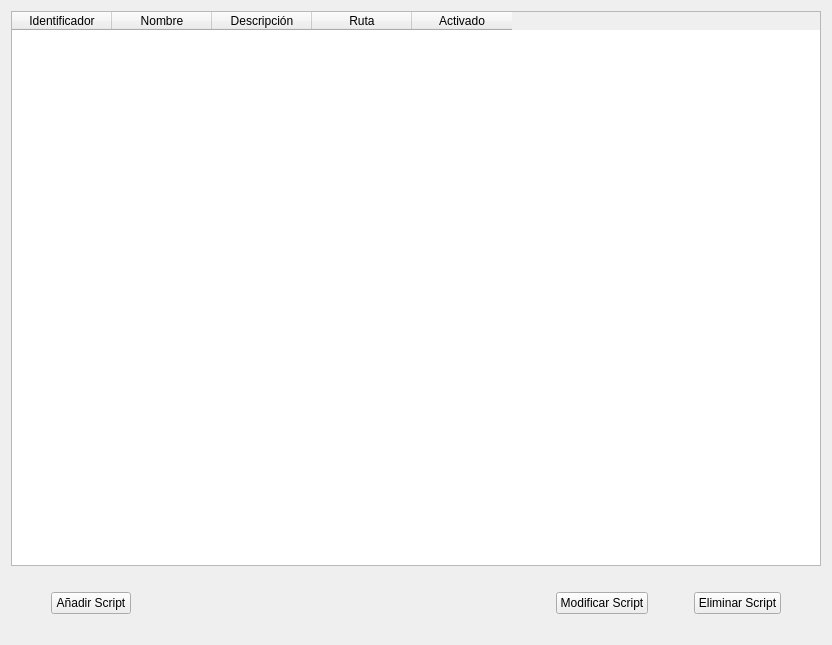
<?xml version="1.0" encoding="UTF-8"?>
<ui version="4.0">
 <class>Form</class>
 <widget class="QWidget" name="Form">
  <property name="geometry">
   <rect>
    <x>0</x>
    <y>0</y>
    <width>832</width>
    <height>645</height>
   </rect>
  </property>
  <property name="windowTitle">
   <string>Panel de administración</string>
  </property>
  <layout class="QVBoxLayout" name="verticalLayout">
   <item>
    <widget class="QTableWidget" name="tScripts">
     <property name="whatsThis">
      <string>Contiene la lista de los Scripts existentes en el sistema. Se podrá ver información detallada sobre cada script y se podrá elegir si se quiere activar o desactivar el script a necesidad del usuario para que éste sea mostrado o no a los usuarios.</string>
     </property>
     <column>
      <property name="text">
       <string>Identificador</string>
      </property>
      <property name="icon">
       <iconset>
        <normaloff>plasma-next-icons/Breeze/actions/toolbar/im-msn.svg</normaloff>plasma-next-icons/Breeze/actions/toolbar/im-msn.svg</iconset>
      </property>
     </column>
     <column>
      <property name="text">
       <string>Nombre</string>
      </property>
      <property name="icon">
       <iconset>
        <normaloff>plasma-next-icons/Breeze/actions/toolbar/irc-operator.svg</normaloff>plasma-next-icons/Breeze/actions/toolbar/irc-operator.svg</iconset>
      </property>
     </column>
     <column>
      <property name="text">
       <string>Descripción</string>
      </property>
      <property name="icon">
       <iconset>
        <normaloff>plasma-next-icons/Breeze/actions/toolbar/documentinfo.svg</normaloff>plasma-next-icons/Breeze/actions/toolbar/documentinfo.svg</iconset>
      </property>
     </column>
     <column>
      <property name="text">
       <string>Ruta</string>
      </property>
      <property name="icon">
       <iconset>
        <normaloff>plasma-next-icons/Breeze/actions/toolbar/network-connect.svg</normaloff>plasma-next-icons/Breeze/actions/toolbar/network-connect.svg</iconset>
      </property>
     </column>
     <column>
      <property name="text">
       <string>Activado</string>
      </property>
      <property name="icon">
       <iconset>
        <normaloff>plasma-next-icons/Breeze/actions/toolbar/irc-channel-active.svg</normaloff>plasma-next-icons/Breeze/actions/toolbar/irc-channel-active.svg</iconset>
      </property>
     </column>
    </widget>
   </item>
   <item>
    <spacer name="verticalSpacer">
     <property name="orientation">
      <enum>Qt::Vertical</enum>
     </property>
     <property name="sizeType">
      <enum>QSizePolicy::Fixed</enum>
     </property>
     <property name="sizeHint" stdset="0">
      <size>
       <width>20</width>
       <height>20</height>
      </size>
     </property>
    </spacer>
   </item>
   <item>
    <layout class="QHBoxLayout" name="horizontalLayout">
     <item>
      <spacer name="horizontalSpacer_3">
       <property name="orientation">
        <enum>Qt::Horizontal</enum>
       </property>
       <property name="sizeType">
        <enum>QSizePolicy::Fixed</enum>
       </property>
       <property name="sizeHint" stdset="0">
        <size>
         <width>40</width>
         <height>20</height>
        </size>
       </property>
      </spacer>
     </item>
     <item>
      <widget class="QPushButton" name="bAnadir">
       <property name="toolTip">
        <string>Añadir un nuevo Script</string>
       </property>
       <property name="text">
        <string>Añadir Script</string>
       </property>
       <property name="icon">
        <iconset>
         <normaloff>plasma-next-icons/Breeze/actions/toolbar/irc-join-channel.svg</normaloff>plasma-next-icons/Breeze/actions/toolbar/irc-join-channel.svg</iconset>
       </property>
      </widget>
     </item>
     <item>
      <spacer name="horizontalSpacer">
       <property name="orientation">
        <enum>Qt::Horizontal</enum>
       </property>
       <property name="sizeType">
        <enum>QSizePolicy::Expanding</enum>
       </property>
       <property name="sizeHint" stdset="0">
        <size>
         <width>40</width>
         <height>20</height>
        </size>
       </property>
      </spacer>
     </item>
     <item>
      <widget class="QPushButton" name="bModificar">
       <property name="toolTip">
        <string>Modificar el Script actualmente seleccionado</string>
       </property>
       <property name="text">
        <string>Modificar Script</string>
       </property>
       <property name="icon">
        <iconset>
         <normaloff>plasma-next-icons/Breeze/actions/toolbar/document-edit.svg</normaloff>plasma-next-icons/Breeze/actions/toolbar/document-edit.svg</iconset>
       </property>
      </widget>
     </item>
     <item>
      <spacer name="horizontalSpacer_2">
       <property name="orientation">
        <enum>Qt::Horizontal</enum>
       </property>
       <property name="sizeType">
        <enum>QSizePolicy::Fixed</enum>
       </property>
       <property name="sizeHint" stdset="0">
        <size>
         <width>40</width>
         <height>20</height>
        </size>
       </property>
      </spacer>
     </item>
     <item>
      <widget class="QPushButton" name="bEeliminar">
       <property name="toolTip">
        <string>Borrar el Script actualmente seleccionado</string>
       </property>
       <property name="text">
        <string>Eliminar Script</string>
       </property>
       <property name="icon">
        <iconset>
         <normaloff>plasma-next-icons/Breeze/actions/toolbar/irc-remove-operator.svg</normaloff>plasma-next-icons/Breeze/actions/toolbar/irc-remove-operator.svg</iconset>
       </property>
      </widget>
     </item>
     <item>
      <spacer name="horizontalSpacer_4">
       <property name="orientation">
        <enum>Qt::Horizontal</enum>
       </property>
       <property name="sizeType">
        <enum>QSizePolicy::Fixed</enum>
       </property>
       <property name="sizeHint" stdset="0">
        <size>
         <width>40</width>
         <height>20</height>
        </size>
       </property>
      </spacer>
     </item>
    </layout>
   </item>
   <item>
    <spacer name="verticalSpacer_2">
     <property name="orientation">
      <enum>Qt::Vertical</enum>
     </property>
     <property name="sizeType">
      <enum>QSizePolicy::Fixed</enum>
     </property>
     <property name="sizeHint" stdset="0">
      <size>
       <width>20</width>
       <height>20</height>
      </size>
     </property>
    </spacer>
   </item>
  </layout>
 </widget>
 <resources/>
 <connections/>
</ui>
